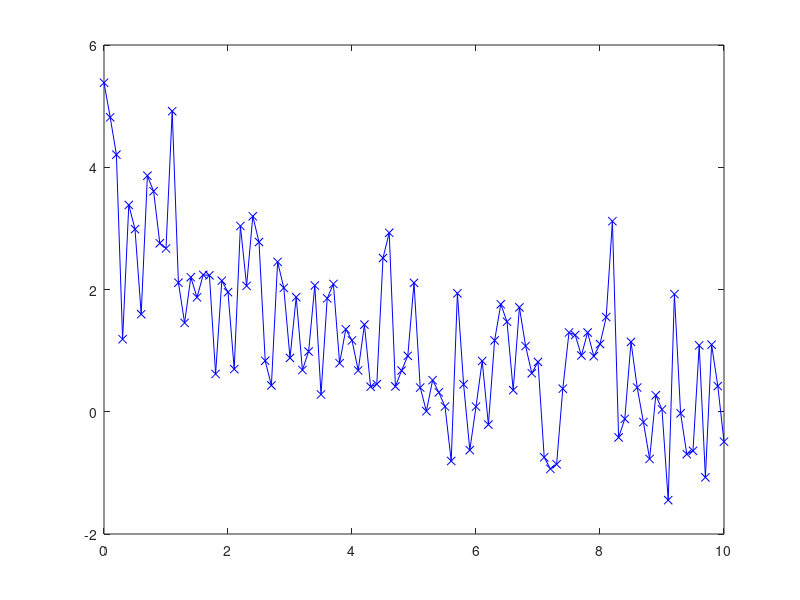

MATLAB code for this plot: (Note: this script raises an error after producing the figure.)
t = 0:.1:10;

% STep 1: Synhesize measured datat
S0 = 4;
T = pi;
noiseval = 1;
Smeas = (S0 .* exp(-t./T)) + randn(size(t)).*noiseval;

plot(t,Smeas,'-bx')


% Step 2: Make an initial guess
S0 = 10;
T = 2;
x0 =[ S0, T];
S = modelExponetialDecay(x0, t);

% Plot them together,
plot( t, Smeas, '-bx', t, S, '-rx')
legend('Smeas', 'Smodel')


Sresidual = S - Smeas;

plot( t, Smeas, '-bx', t, S, '-rx',t, Sresidual, '-kx')
legend('Smeas', 'Smodel','Sresidual')

% Ccalculate cost
cost =  sum(Sresidual.^2);
fprintf('Cost = %f\n', cost)

fcost = @(x)costFunctionExponetialDecay(x, t, Smeas);
[x,fval] = fminunc(fcost,x0);

Sfit = modelExponetialDecay(x,t);
Sresidual = Sfit - Smeas;
plot( t, Smeas, '-bx', t, Sfit, '-rx',t, Sresidual, '-kx')
legend('Smeas', 'Sfit','Sresidual')

fprintf('Solution: S0=%f, T=%f\n', x(1), x(2));





